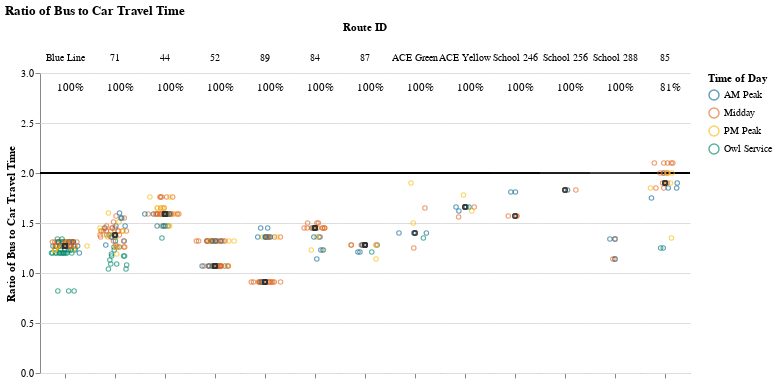
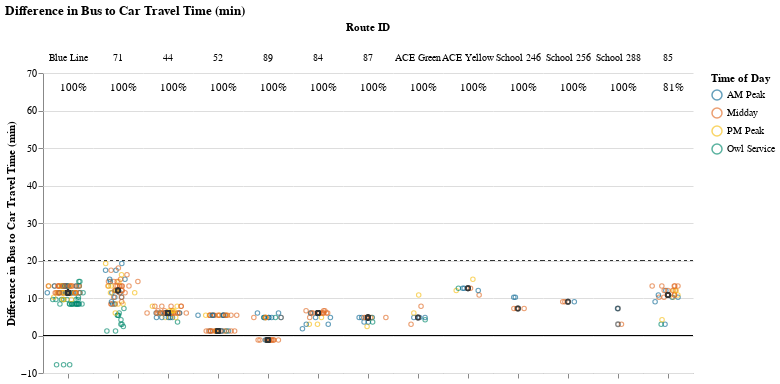

Source (notebook cell) for these figures, in order:
### Markdown cell above
## Viable Competitive Routes
### Short Routes (< 1 hr)

### Code cell
route_group = "short"
display_charts_for_route_group(df, route_group)

### Figure 1 — Vega-Lite specification as saved in the notebook (floating-point values rounded to 4 significant figures; data arrays with more than 128 entries replaced by an {"elided": "..."} marker saying what was removed)
{"config": {"view": {"continuousWidth": 400, "continuousHeight": 300, "stroke": null}, "facet": {"spacing": 0}}, "data": {"name": "data-84a1ff32622c34a82f0f34ee08c7f2fe"}, "facet": {"column": {"field": "route_id2", "sort": ["Blue Line", "71", "44", "52", "89", "84", "87", "ACE Green", "ACE Yellow", "School 246", "School 256", "School 288", "85"], "title": "Route ID", "type": "nominal"}}, "spec": {"layer": [{"mark": "rule", "encoding": {"color": {"value": "black"}, "y": {"field": "cutoff", "type": "quantitative"}}, "selection": {"selector001": {"type": "interval", "bind": "scales", "encodings": ["x", "y"]}}}, {"mark": {"type": "point", "opacity": 0.65, "size": 20, "strokeWidth": 1.1}, "encoding": {"color": {"field": "time_of_day", "scale": {"range": ["#136C97", "#E16B26", "#F6BF16", "#00896B", "#7790A3", "#5B559C"]}, "sort": ["AM Peak", "Midday", "PM Peak", "Owl Service"], "title": "Time of Day", "type": "nominal"}, "tooltip": [{"field": "route_id2", "title": "route_id", "type": "nominal"}, {"field": "route_name", "type": "nominal"}, {"field": "trip_id", "type": "nominal"}, {"field": "service_hours", "type": "quantitative"}, {"field": "car_duration_hours", "type": "quantitative"}, {"field": "bus_multiplier", "type": "quantitative"}, {"field": "bus_difference", "type": "quantitative"}, {"field": "num_trips", "type": "quantitative"}, {"field": "num_competitive", "type": "quantitative"}, {"field": "pct_trips_competitive", "type": "quantitative"}, {"field": "pct_below_cutoff", "type": "quantitative"}, {"field": "p25", "type": "quantitative"}, {"field": "p50", "type": "quantitative"}, {"field": "p75", "type": "quantitative"}], "x": {"axis": {"grid": false, "labels": false, "ticks": true, "values": [0]}, "field": "jitter", "scale": {}, "title": null, "type": "quantitative"}, "y": {"field": "bus_multiplier", "scale": {"domain": [0, 3.0]}, "title": "Ratio of Bus to Car Travel Time", "type": "quantitative"}}, "transform": [{"calculate": "sqrt(-2*log(random()))*cos(2*PI*random())", "as": "jitter"}], "width": 50}, {"layer": [{"mark": {"type": "point", "opacity": 0.6, "size": 20, "strokeWidth": 1.3}, "encoding": {"color": {"value": "#323434"}, "y": {"field": "bus_multiplier", "type": "quantitative"}}, "transform": [{"filter": "(datum.p50_trip === 1)"}]}, {"mark": {"type": "text", "align": "center", "baseline": "middle"}, "encoding": {"color": {"value": "black"}, "text": {"field": "pct_trips_competitive", "format": ".0%", "type": "quantitative"}, "tooltip": [{"field": "route_id2", "title": "route_id", "type": "nominal"}, {"field": "route_name", "type": "nominal"}, {"field": "trip_id", "type": "nominal"}, {"field": "service_hours", "type": "quantitative"}, {"field": "car_duration_hours", "type": "quantitative"}, {"field": "bus_multiplier", "type": "quantitative"}, {"field": "bus_difference", "type": "quantitative"}, {"field": "num_trips", "type": "quantitative"}, {"field": "num_competitive", "type": "quantitative"}, {"field": "pct_trips_competitive", "type": "quantitative"}, {"field": "pct_below_cutoff", "type": "quantitative"}, {"field": "p25", "type": "quantitative"}, {"field": "p50", "type": "quantitative"}, {"field": "p75", "type": "quantitative"}], "x": {"value": 30}, "y": {"value": 15}}, "transform": [{"calculate": "sqrt(-2*log(random()))*cos(2*PI*random())", "as": "jitter"}, {"filter": "(datum.fastest_trip === 1)"}]}]}]}, "resolve": {"scale": {"y": "shared"}}, "title": "Ratio of Bus to Car Travel Time", "$schema": "https://vega.github.io/schema/vega-lite/v4.17.0.json", "datasets": {"data-84a1ff32622c34a82f0f34ee08c7f2fe": {"elided": "393 records"}}}

### Figure 2 — Vega-Lite specification as saved in the notebook (floating-point values rounded to 4 significant figures; data arrays with more than 128 entries replaced by an {"elided": "..."} marker saying what was removed)
{"config": {"view": {"continuousWidth": 400, "continuousHeight": 300, "stroke": null}, "facet": {"spacing": 0}}, "data": {"name": "data-ac6562b1c2c4ef07c521e3ec09d3a8c8"}, "facet": {"column": {"field": "route_id2", "sort": ["Blue Line", "71", "44", "52", "89", "84", "87", "ACE Green", "ACE Yellow", "School 246", "School 256", "School 288", "85"], "title": "Route ID", "type": "nominal"}}, "spec": {"layer": [{"mark": "rule", "encoding": {"color": {"value": "black"}, "y": {"field": "cutoff", "type": "quantitative"}}, "selection": {"selector002": {"type": "interval", "bind": "scales", "encodings": ["x", "y"]}}}, {"mark": {"type": "rule", "strokeDash": [3, 3]}, "encoding": {"color": {"value": "#323434"}, "y": {"field": "cutoff2", "type": "quantitative"}}}, {"mark": {"type": "point", "opacity": 0.65, "size": 20, "strokeWidth": 1.1}, "encoding": {"color": {"field": "time_of_day", "scale": {"range": ["#136C97", "#E16B26", "#F6BF16", "#00896B", "#7790A3", "#5B559C"]}, "sort": ["AM Peak", "Midday", "PM Peak", "Owl Service"], "title": "Time of Day", "type": "nominal"}, "tooltip": [{"field": "route_id2", "title": "route_id", "type": "nominal"}, {"field": "route_name", "type": "nominal"}, {"field": "trip_id", "type": "nominal"}, {"field": "service_hours", "type": "quantitative"}, {"field": "car_duration_hours", "type": "quantitative"}, {"field": "bus_multiplier", "type": "quantitative"}, {"field": "bus_difference", "type": "quantitative"}, {"field": "num_trips", "type": "quantitative"}, {"field": "num_competitive", "type": "quantitative"}, {"field": "pct_trips_competitive", "type": "quantitative"}, {"field": "pct_below_cutoff", "type": "quantitative"}, {"field": "p25", "type": "quantitative"}, {"field": "p50", "type": "quantitative"}, {"field": "p75", "type": "quantitative"}], "x": {"axis": {"grid": false, "labels": false, "ticks": true, "values": [0]}, "field": "jitter", "scale": {}, "title": null, "type": "quantitative"}, "y": {"field": "bus_difference", "scale": {"domain": [-7.8, 61.2]}, "title": "Difference in Bus to Car Travel Time (min)", "type": "quantitative"}}, "transform": [{"calculate": "sqrt(-2*log(random()))*cos(2*PI*random())", "as": "jitter"}], "width": 50}, {"layer": [{"mark": {"type": "point", "opacity": 0.6, "size": 20, "strokeWidth": 1.3}, "encoding": {"color": {"value": "#323434"}, "y": {"field": "bus_difference", "type": "quantitative"}}, "transform": [{"filter": "(datum.p50_trip === 1)"}]}, {"mark": {"type": "text", "align": "center", "baseline": "middle"}, "encoding": {"color": {"value": "black"}, "text": {"field": "pct_trips_competitive", "format": ".0%", "type": "quantitative"}, "tooltip": [{"field": "route_id2", "title": "route_id", "type": "nominal"}, {"field": "route_name", "type": "nominal"}, {"field": "trip_id", "type": "nominal"}, {"field": "service_hours", "type": "quantitative"}, {"field": "car_duration_hours", "type": "quantitative"}, {"field": "bus_multiplier", "type": "quantitative"}, {"field": "bus_difference", "type": "quantitative"}, {"field": "num_trips", "type": "quantitative"}, {"field": "num_competitive", "type": "quantitative"}, {"field": "pct_trips_competitive", "type": "quantitative"}, {"field": "pct_below_cutoff", "type": "quantitative"}, {"field": "p25", "type": "quantitative"}, {"field": "p50", "type": "quantitative"}, {"field": "p75", "type": "quantitative"}], "x": {"value": 30}, "y": {"value": 15}}, "transform": [{"calculate": "sqrt(-2*log(random()))*cos(2*PI*random())", "as": "jitter"}, {"filter": "(datum.fastest_trip === 1)"}]}]}]}, "resolve": {"scale": {"y": "shared"}}, "title": "Difference in Bus to Car Travel Time (min)", "$schema": "https://vega.github.io/schema/vega-lite/v4.17.0.json", "datasets": {"data-ac6562b1c2c4ef07c521e3ec09d3a8c8": {"elided": "393 records"}}}
